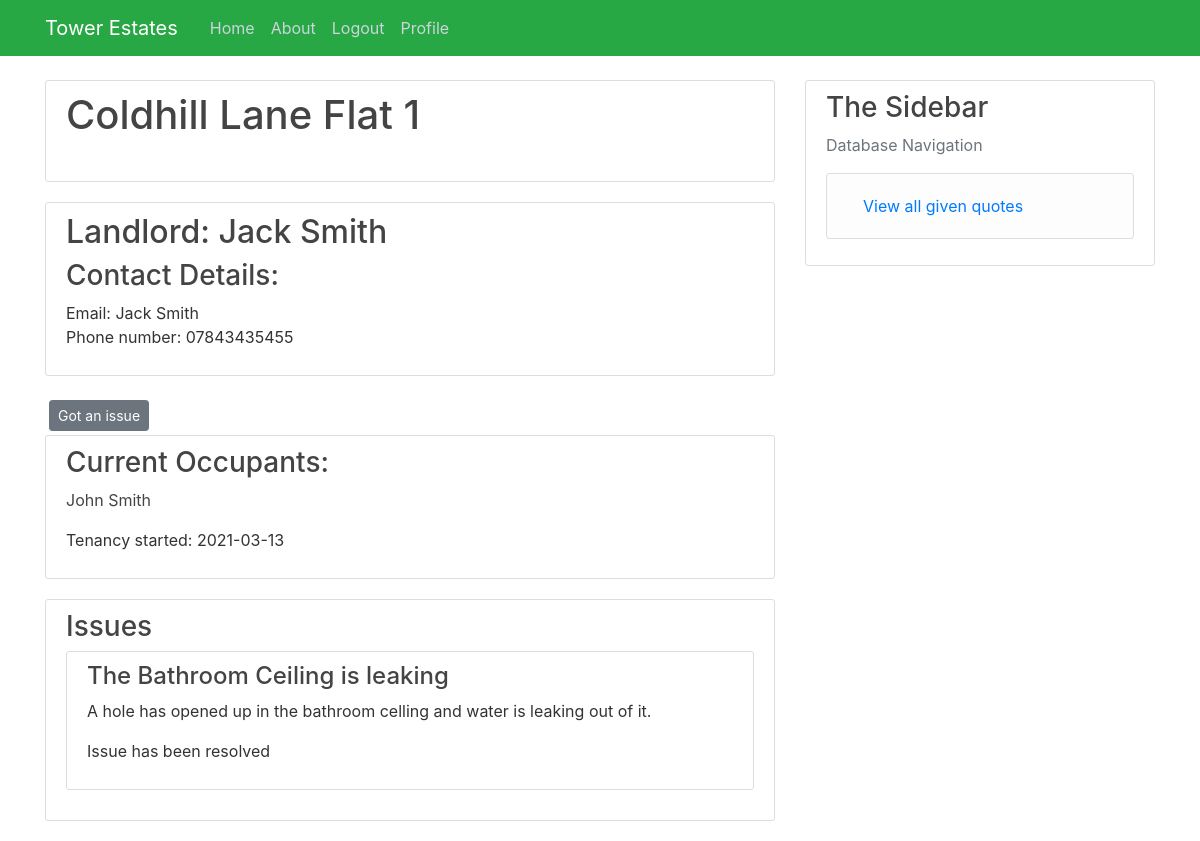
Page /Property/4 (signed in) on the committed database.
### Tower/models.py (models this page shows, shortened)
class Properties(db.Model):
    property_id = db.Column(db.Integer, primary_key=True)
    address_line_1 = db.Column(db.String(35), nullable=False)
    address_line_2 = db.Column(db.String(20), nullable=True, default=" ")
    postcode = db.Column(db.String(10), nullable=False)
    landlord_id = db.Column(db.Integer, db.ForeignKey("user.user_id"), nullable=False)
    issue = db.relationship("Issue",cascade="all, delete-orphan", backref="Properties", lazy=True)

class User(db.Model, UserMixin):
    user_id = db.Column(db.Integer, primary_key=True)
    name = db.Column(db.String(55), nullable=False)
    phone_number= db.Column(db.String(15), nullable=False)
    role= db.Column(db.String(12), nullable=False)
    email = db.Column(db.String(120), unique=True, nullable=False)
    business= db.Column(db.String(150), nullable=True)
    password = db.Column(db.String(64), nullable=False)
    properties = db.relationship("Properties",cascade="all, delete-orphan" ,backref="User", lazy=True)
    occupants = db.relationship("Tenancies", backref="User", secondary=occupants, lazy=True)
    contractor = db.relationship("Quotes", cascade="all, delete-orphan",backref="User", lazy=True)

class Tenancies(db.Model):
    tenancy_id = db.Column(db.Integer, primary_key=True)
    property_id = db.Column(db.Integer, db.ForeignKey("properties.property_id"), nullable=False)
    start_date = db.Column(db.Date, nullable=False)
    occupants = db.relationship("User", backref="Tenancies", secondary=occupants, lazy=True)

class Issue(db.Model):
    issue_id = db.Column(db.Integer, primary_key=True)
    summary = db.Column(db.String(100), nullable=False)
    content = db.Column(db.String(500), nullable=False)
    approved = db.Column(db.Boolean, default=False)
    opened = db.Column(db.DateTime, nullable=False, default=datetime.utcnow())
    closed = db.Column(db.Boolean, default=False)
    property_id = db.Column(db.Integer, db.ForeignKey("properties.property_id"), nullable=False)
    jobs = db.relationship("Jobs", backref="Issue", lazy=True, cascade="all, delete-orphan")
    notes = db.relationship("Issue_Notes", backref="Issue", lazy=True, cascade="all, delete-orphan")

### Tower/routes.py (the view)
@app.route("/Property/<int:property_id>", methods=["GET", "POST"])
@login_required
def Property(property_id):
    property = db.session.query(Properties, User).outerjoin(Properties, User.user_id == Properties.landlord_id). \
        filter(Properties.property_id == property_id).first()
    tenancy = db.session.query(Tenancies).filter(Tenancies.property_id == property_id).first()
    occupancies = db.session.query(User).outerjoin(Tenancies.occupants).filter(Tenancies.property_id == property_id)
    issues = db.session.query(Issue).filter(Issue.property_id == property_id).order_by(Issue.opened.desc())
    return render_template("Property.html", title="Property", property=property, occupancies=occupancies,
                           tenancy=tenancy, issues=issues)

### Tower/models.py (called while the page is built)
@login_manager.user_loader
def load_user(user_id):
    return User.query.get(int(user_id))

### Tower/templates/Property.html (shortened to what this page needs)
{% extends "layout.html" %}
{% block content %}
<div class="content-section">
    <h2 class="account-heading"> {{property.Properties.address_line_1}} {{property.Properties.address_line_2}}</h2>
    <br>
</div>
<div class="content-section">
    <h2><a class="article-title" href="{{ url_for('Landlord', user_id= property.Properties.landlord_id) }}">Landlord: {{property.User.name}}</a></h2>
    <h3>Contact Details:</h3>
    <p>Email: {{property.User.name}} <br>Phone number: {{property.User.phone_number}}
</div>
<div>
    <a class="btn btn-secondary btn-sm m-1" href=" {{url_for('create_issue', property_id = property.Properties.property_id)}}">Got an issue</a>
</div>
<div class="content-section">
    <h3> Current Occupants: </h3>
    {% for current in occupancies %}
    <p> <a class="article-title"href=" {{ url_for('Tenant', user_id= current.user_id) }}">{{current.name}}</a></p>
    {% endfor %}
    <p>Tenancy started: {{tenancy.start_date}}
</div>
<div class="content-section">
    <h3>Issues</h3>
    {% for issue in issues %}
    <div class="content-section">
        <h4><a class="article-title"href=" {{ url_for('Issue_page', issue_id = issue.issue_id) }}">{{issue.summary}}</a></h4>
        <p>{{issue.content}}</p>
        {%if issue.closed == True%}
        <p>Issue has been resolved</p>
        {%endif%}
    </div>
    {%endfor%}
</div>
{% endblock content %}

### Tower/Static/main.css (style rules this page uses)
body { background: #ffffff; color: #333333; margin-top: 5rem; }
h1, h2, h3, h4, h5, h6 { color: #444444; }
.content-section { background: #ffffff; padding: 10px 20px; border: 1px solid #dddddd; border-radius: 3px; margin-bottom: 20px; }
.article-title { color: #444444; }
.account-heading { font-size: 2.5rem; }

### rows in the picture
Properties: Properties.address_line_1 "Coldhill Lane", Properties.address_line_2 "Flat 1"
User: User.name "Jack Smith", User.phone_number "07843435455"
User: name "John Smith"
Tenancies: start_date "2021-03-13"
Issue: summary "The Bathroom Ceiling is leaking", content "A hole has opened up in the bathroom celling and water is leaking out of it.", closed "Issue has been resolved"
